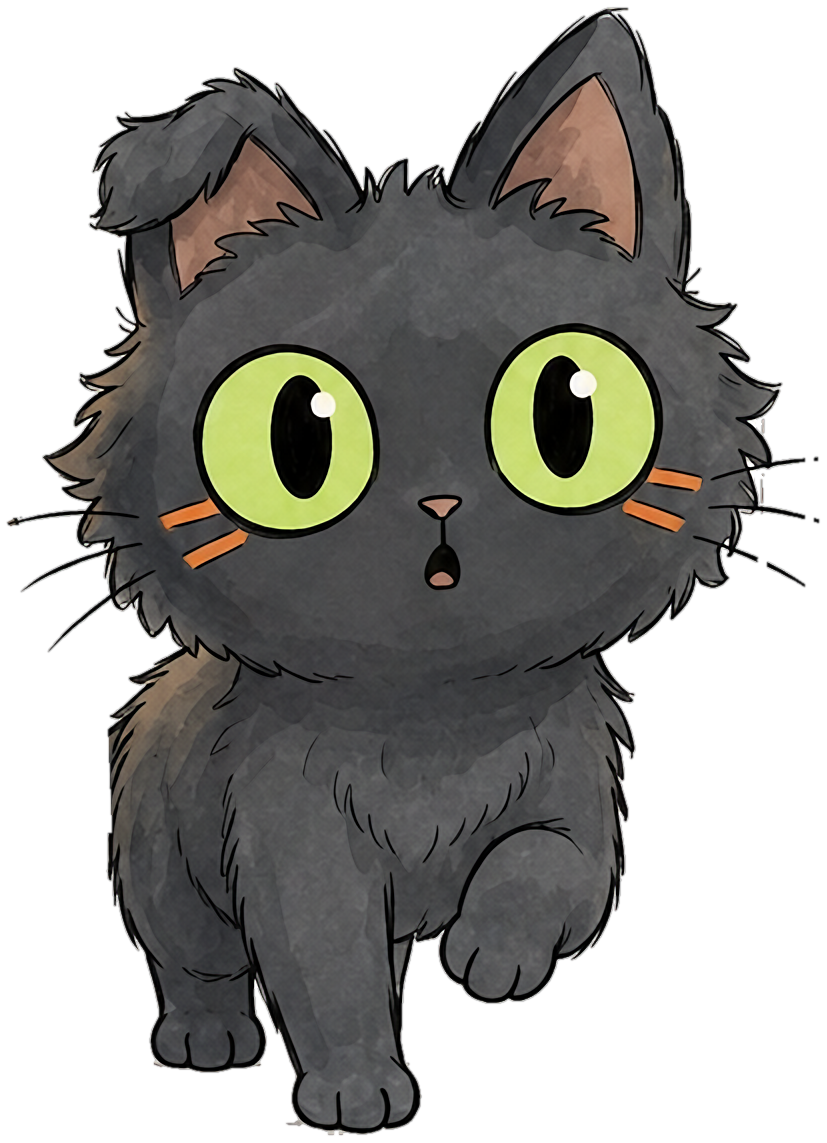
#> input picture videos/13_dver/reel/anim/kit/body.png, 827 x 1143 px, given in place of d1_doorway_x2.png, which was not available
$ python kit_doorway.py
#> lines starting #> are read from the running program, lines starting #| are printed output that depends on the picture
### scripts/anim.py
"""Движение внутри рисунка рилса (25.10, слово владельца: «сильное движение, а не только эффект камеры… профессионально,
не на коленке»). Сцена рилса — модуль videos/NN/reel/anim/<имя>.py со своими слоями и ключами; этот модуль — общее:

- кривые и пружины: cubic-bezier как в After Effects (`bezier`), падение под тяжестью (`gravity`), затухающая пружина
  (`spring`) для отскока и успокоения — числа движения берутся из физики, а не подбором;
- ключи (`Track`): значение по ключевым кадрам, у каждого отрезка своя кривая;
- рисунок на двойках (`on_twos`): рисованное меняется 12 раз в секунду, камера рилса идёт 30 — главный признак
  рисованной анимации (так уже живёт кукла, DOLL_FPS);
- слой (`Layer`): RGBA-вырезка с точкой опоры; ставится поворотом, сдвигом и сжатием вдоль своей оси — фон под ним не
  растягивается (пробник v3 тянул кусок картинки вокруг предмета: «резина»);
- смаз (`smear`): только у движущегося слоя, вдоль скорости, с чётким передним краем — как смаз-кадр аниматора,
  а не среднее нескольких кадров всей картинки (v3: мутное двойное пятно);
- штрихи удара тушью (`impact_strokes`): сужаются к концам, как линия пера, у каждого рисунка чуть свои.

Сцена отдаёт `frame(t, ctx) -> (картинка исходника ×2, камера)`; камера — поправка к окну плана reel.py
(сдвиг, наезд, поворот), её считает сцена: удар, задержка на ударе, тряска — это реакция на событие рисунка.
"""
import math
import importlib.util
import os

import cv2
import numpy as np

DRAW_FPS = 12


def on_twos(t, fps=DRAW_FPS):
    return math.floor(t * fps + 1e-6) / fps


def clamp01(u):
    return 0.0 if u < 0 else 1.0 if u > 1 else u


def bezier(p1x, p1y, p2x, p2y):
    """cubic-bezier(p1x, p1y, p2x, p2y) — та же кривая, что в CSS и After Effects. Возвращает u -> значение."""
    # [9 lines left out: function f, not called in this run]
    return f


LINEAR = lambda u: clamp01(u)                       # noqa: E731
EASE_OUT = bezier(0.22, 1.0, 0.36, 1.0)              # быстрый вход, долгое торможение (ease-out-quint)
EASE_IN = bezier(0.55, 0.0, 1.0, 0.45)               # разгон
EASE_IO = bezier(0.65, 0.0, 0.35, 1.0)
SNAP = bezier(0.16, 1.0, 0.3, 1.0)                    # резкий наезд камеры: 80% пути за первую треть


# [14 lines left out: functions gravity, spring, not called in this run]


class Track:
    """Значение по ключам: [(t, значение, кривая отрезка до следующего ключа)]. Значение — число или кортеж."""

    def __init__(self, keys):
        self.keys = sorted(keys, key=lambda k: k[0])

    # [11 lines left out: function __call__, not called in this run]


class Layer:
    """Вырезка RGBA (float32, альфа 0..1) с точкой опоры в своих координатах."""

    # [17 lines left out: functions __init__, cut, not called in this run]

    def home(self):
        """Точка опоры слоя на рисунке в покое."""
        return self.origin + self.pivot

    # [93 lines left out: functions matrix, draw, _smear, stroke, _vhash, vnoise, not called in this run]


# ПРАВИЛО 28 (владелец 03.11): влёт камеры на 0 с — мощный, красивый, динамичный, ПО УМОЛЧАНИЮ у каждой сцены хука.
# Эталон — рилс 17 «Пашешь, а итог ноль?» (владелец: «пусть это видео будет эталоном… минимум такое приближение… не
# байт в байт, а чтобы одинаковым не было по шаблону… то, что было в старых рилсах, такого никогда не должно быть»).
# Поэтому: (1) прежний мягкий влёт рилсов 08–16 (18 % за 0,25 с, −1,1°, без размытия) из кода удалён — любой вызов
# hook_cam даёт влёт не слабее эталона; (2) у каждого рилса свои параметры: число u ∈ [0, 1] берётся из времени удара
# сцены (своё у каждой озвучки), и каждый параметр идёт от значения эталона (u = 0) только в сторону сильнее, плюс свой
# боковой занос и сторона поворота. Минимум = рилс 17: влёт с 40 % дальше за 0,22 с, перелёт 5 %, поворот 3°,
# размытие движения, второй удар камерой +8 % на ударном слоге.
HOOK28_MIN = dict(zoom=0.40, snap=0.22, over=0.05, roll=3.0, kick=0.08, kick_roll=1.4, freq=1.8, blur=0.5)
HOOK28_MAX = dict(zoom=0.50, snap=0.18, over=0.07, roll=4.2, kick=0.11, kick_roll=2.0, freq=2.2, blur=0.6)
HOOK28_ROLL_SEC, HOOK28_BLUR_MAX, HOOK28_DRIFT = 0.3, 0.07, (60, 40)


# [50 lines left out: functions hook28_params, _hook28_zoom, zoom_blur, hook_cam, not called in this run]


# Рисунок хука двигается сам с первого кадра (владелец 26.10, рилс 08: лента листается уже на первом кадре; в 06 швабра
# начинала дрожать только с 0,15 с). Мера — доля пикселей рисунка, изменившихся между 0 и 0,1 с без камеры.
FIRST_MOTION_DT, FIRST_MOTION_LEVEL = 0.1, 12


# [6 lines left out: function first_frame_motion, not called in this run]


# Стандарт 25 (владелец 03.11: «движение с первого кадра очень интенсивное, ещё динамичнее, чем было»): мера не одного
# шага 0 → 0,1 с, а всей первой секунды кадр за кадром — рисунок не должен ни разу «встать» и в среднем меняться сильно.
OPENING_SEC, OPENING_FPS = 1.0, 30


# [42 lines left out: functions opening_motion, impact_strokes, squash_region, not called in this run]


_FOLLOW = {}
CONTACT_ZONE = 0.4


# [237 lines left out: functions _follow_geo, _centroid, squash_follow, grid, ink_objects, cut_polygon and 6 more, not called in this run]


DARK_BG = 110        # средняя яркость фона вокруг дыры ниже — тёмная стена: LaMa там не проверена (25.10 давала пятна)


# [13 lines left out: function inpaint_bg, not called in this run]


# --------------------------------------------------------------------------- нарезка частей тела без артефактов
# Рилс 13 (владелец 02.11, скрин хука 0:00.86): в слой хвоста попали три штриха усов — в рисунке усы щеки проходят через
# просвет завитка, и многоугольник хвоста забрал их; хвост машет — усы висят в воздухе рядом с ним. Тот же класс
# брака у любой части (лапа и шерсть соседа, ухо и прядь чёлки): тонкий штрих принадлежит той части, от которой растёт.
PART_CORE_OPEN = 7        # px: всё тоньше — штрих (ус, волосок, линия), а не тело части
PART_REACH = 10           # px: штрих ближе к телу части — её шерсть; дальше — чужой, уходит в родительский слой
SPUR_BASE = 4             # px: полоса у тела части, где ус и шерсть неразделимы — остаётся части
SPUR_LEN, SPUR_WIDTH = 30, 4.0   # длинный тонкий штрих, торчащий из части (ус через шерсть хвоста), — не её


# [29 lines left out: function split_part, not called in this run]


CLAIM_MIN_LEN = 35          # px: прямой тонкий штрих туши не короче — ус, а не прядь шерсти (пряди — треугольные и короче)
CLAIM_INK, CLAIM_WIDTH = 70, 5  # тушь темнее шерсти (шерсть 60–120); ус не толще 5 px


# [62 lines left out: functions claim_strokes, drop_scene_lines, keep_attached, not called in this run]


PART_UNDERLAP = 14          # px: часть заходит под соседний слой — шов разреза не просвечивает


# [135 lines left out: functions underlap, detached_share, trim_paper_edge, defringe, paper_like, sheet and 2 more, not called in this run]


_SCENES = {}


# [16 lines left out: functions scene, scene_files, not called in this run]


# ── Нарезка по точкам: SAM 2.1 + матирование края + усы (владелец 04.11: «чтобы всё цепляло: телефон в лапах,
# огонёк, усы… главное — лучшее качество») ────────────────────────────────────────────────────────────────────────
# Стенд experiments/cutout (три рисунка, лист compare_3methods.jpg): нынешняя нарезка по туши цепляет линии мебели и
# куски бумаги; BiRefNet вырезает прижатую подушку и фон за телефоном, ест усы (33–147 с, 9 ГБ); SAM 2.1 по точкам
# «кот / не кот» понимает границу предметов, матирование closed-form даёт мягкий край без каймы (3–6 с, 2 ГБ). Чего не
# хватало SAM — усы поверх светлых предметов: их возвращает whisker_alpha.
SAM_REPO, SAM_ZIP = "vietanhdev/segment-anything-2.1-onnx-models", "sam2.1_hiera_small_20260221.zip"   # Apache-2.0
MODEL_DIR = os.environ.get("STICKMAN_MODELS", os.path.expanduser("~/.cache/stickman_models"))
_SAM = {}


# [84 lines left out: functions _sam_sessions, _fill_small_holes, sam_mask, matte_alpha, not called in this run]


WHISKER_REACH = 150    # px ×2: дальше от контура усы не торчат; линия мебели уходит дальше — это не ус
WHISKER_INK = 105      # яркость туши уса (0..255): светлее — это тень или фактура бумаги
WHISKER_SPREAD = 5.0   # px: поперечный разброс штриха; у уса 1–3, у контура капли или дуги подлокотника — больше


# [39 lines left out: functions whisker_alpha, cut_sam, not called in this run]


# ── Фон под слоями — чистая подложка (04.11, стенд experiments/fill): LaMa оставляла призраки (серое пятно шерсти,
# силуэт головы), MI-GAN дорисовывала мусорные линии; модель картинок, перерисовавшая ТОТ ЖЕ рисунок без героя,
# достроила подушку и спинку дивана целиком. В кадр идёт только внутри дыры, после совмещения (ECC) и плавной
# поправки тона по краю. Один платный рисунок на сцену (cx/gpt-image-2.5 medium, 197 550), кэш по содержимому.
PLATE_MODEL, PLATE_SIZE, PLATE_Q = "cx/gpt-image-2.5", "1024x1536", "medium"
PLATE_TONE_MAX = 18          # разница рисунка и подложки, выше которой это уже не тон, а тень, линия или предмет
PLATE_PROMPT = ("Image 1 is a finished drawing. Redraw exactly the same drawing, the same room, furniture, objects, "
                "framing, scale, line work, colours and paper, but WITHOUT {what}: the place where it was shows what is "
                "behind it, the sofa, pillow, floor, wall or furniture continue naturally with their own lines and "
                "colours, as if it had never been there. Nothing else changes: every other object stays in exactly the "
                "same place and size. No letters or numbers anywhere.")


# [55 lines left out: functions _fuse_plate, plate_bg, not called in this run]

### videos/13_dver/reel/anim/kit_doorway.py
"""Набор слоёв хука рилса 13 для движков (HyperFrames, Remotion, наш numpy): каждый двигающийся предмет — свой PNG
с прозрачностью, фон — без них. Из оплаченных рисунков d1 (дверь, кот, пустое облачко) и d5 (облачко с карандашом),
бесплатно. Координаты ×2 (исходник 1024×1536 увеличен вдвое), сняты сеткой anim.grid 28.10.

Почему так: прежняя сцена двигала куски плоской картинки, поэтому всё, что сдвигалось, открывало «дыру», а её надо
было чем-то заливать. Профессиональная перекладка (After Effects, Rive, Spine) всегда начинается с разобранных слоёв.
Фон под котом заливается построчно цветом этой же строки стены и пола: стена и пол здесь горизонтальные, поэтому
линия пола продолжается сама, а открывается эта заливка лишь узкой полосой у края кота, когда он подпрыгивает."""
import json
import os
import sys

import cv2
import numpy as np
from PIL import Image

HERE = os.path.dirname(os.path.abspath(__file__)); REEL = os.path.dirname(HERE)
sys.path.insert(0, os.path.join(REEL, "..", "..", "..", "scripts"))
import anim  # noqa: E402

OUT = os.path.join(HERE, "kit")
ORIGIN = (230, 740)               # левый верх сцены (координаты слоёв в kit.json) в ×2
SIZE = (1440, 1920)
BG_TOP = 300                      # фон выше сцены на 300 px: над облачком — место под якорь, обрывкам есть куда лететь
DOOR = (410, 1385)                # внутренний проём: строки фона берутся отсюда
CAT_POLY = [(420, 1700), (640, 1690), (700, 1400), (1120, 1380), (1330, 1360), (1378, 1400), (1378, 1680), (1418, 1700), (1418, 1840),
            (1500, 1840), (1500, 2060), (1378, 2060), (1378, 2300),   # правее 1378 — рамка двери, кроме усов
            (1300, 2660), (700, 2660), (640, 2380), (420, 2380)]
TAIL_POLY = [(420, 1720), (625, 1720), (665, 1860), (705, 1960), (735, 2120), (745, 2380), (420, 2380)]
TAIL_PIVOT = (735, 2230)          # основание хвоста под телом
CAT_FOOT = (1070, 2520)          # точка опоры: между лапами на полу (низ лап — y 2521)
PENCIL_POLY = [(742, 846), (765, 765), (893, 598), (905, 575), (925, 558), (956, 558), (974, 580), (962, 605),
               (940, 630), (804, 803)]   # контур карандаша в d5 (сетка ×2 с шагом 20)
FLAME = (545, 1790)
HEAD = (1030, 1880, 340)          # морда: центр и радиус, в ней дырки — блики глаз
FLOOR_Y = 2250                    # линия стены и пола
ERASE = [(1235, 2395, 1380, 2450), (1350, 2075, 1380, 2400)]               # огонёк хвоста: его свечение на стене тоже убрать
CLOUD_BOX = (590, 740, 1340, 1335); BUB_BOX = (960, 1320, 1070, 1480)


def load(name):
#> called with name = 'd1_doorway_x2.png'
    return np.asarray(Image.open(os.path.join(REEL, ".cache", "anim", name)).convert("RGB")).astype(np.float32)
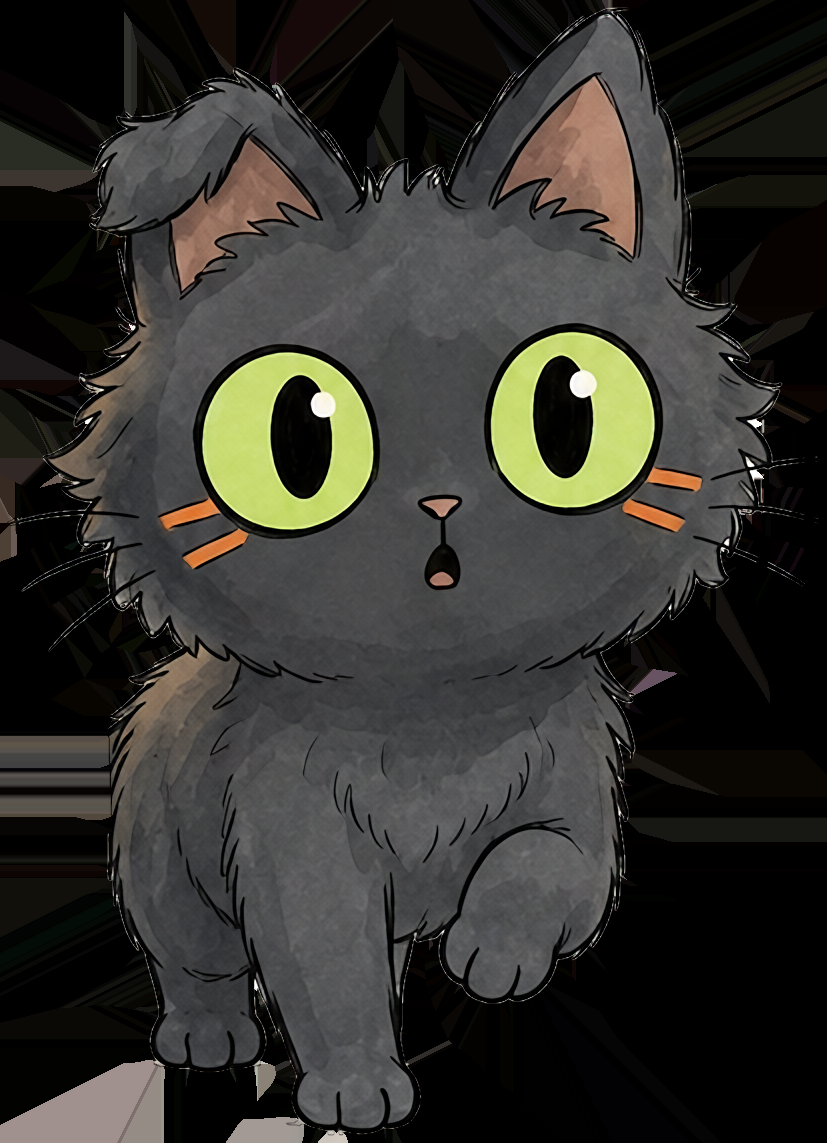
#> returned value: shape (1143, 827, 3) float32; mean of channels 0, 1, 2 51.6, 50.4, 45.6; drawn as R, G, B
#> call 2 of load, with name = 'd5_curtain_x2.png'
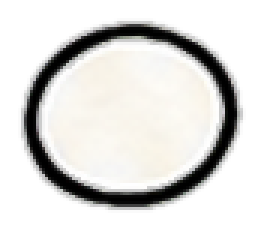
#> input picture videos/13_dver/reel/anim/kit/bubble1.png, 88 x 77 px, given in place of d5_curtain_x2.png, which was not available (shown 3 times larger)
#> in load (call 2), `return np.asarray(Image.open(os.path.join(REEL, ".cache", "anim", name..`:
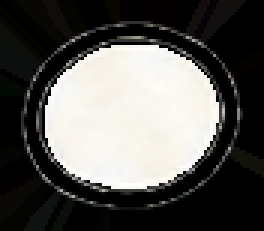
#> returned value: shape (77, 88, 3) float32 (shown 3 times larger); mean of channels 0, 1, 2 88.9, 88, 85; drawn as R, G, B


def rgba(img, m, box=None):
    """Слой: цвет + альфа, обрезанный по рамке маски с запасом; возвращает картинку и её левый верх."""
    ys, xs = np.where(m > 0.02)
    x0, y0, x1, y1 = (xs.min() - 6, ys.min() - 6, xs.max() + 7, ys.max() + 7) if box is None else box
    out = np.dstack([img[y0:y1, x0:x1], 255 * m[y0:y1, x0:x1]]).clip(0, 255).astype(np.uint8)
    return out, (int(x0), int(y0))


def ink_mask(img, poly, thr=200, close=7):
    """Тушь и шерсть внутри многоугольника: темнее бумаги или цветные (огонёк, глаза); дырки (глаза) залиты."""
#> called with thr = 200, close = 7
    reg = np.zeros(img.shape[:2], np.uint8); cv2.fillPoly(reg, [np.int32(poly)], 1)
#> after `cv2.fillPoly(reg, [np.int32(poly)], 1)`: reg: shape (1143, 827); every value is 0
    g = img.mean(2); sat = img.max(2) - img.min(2)
#> after `g = img.mean(2)`:
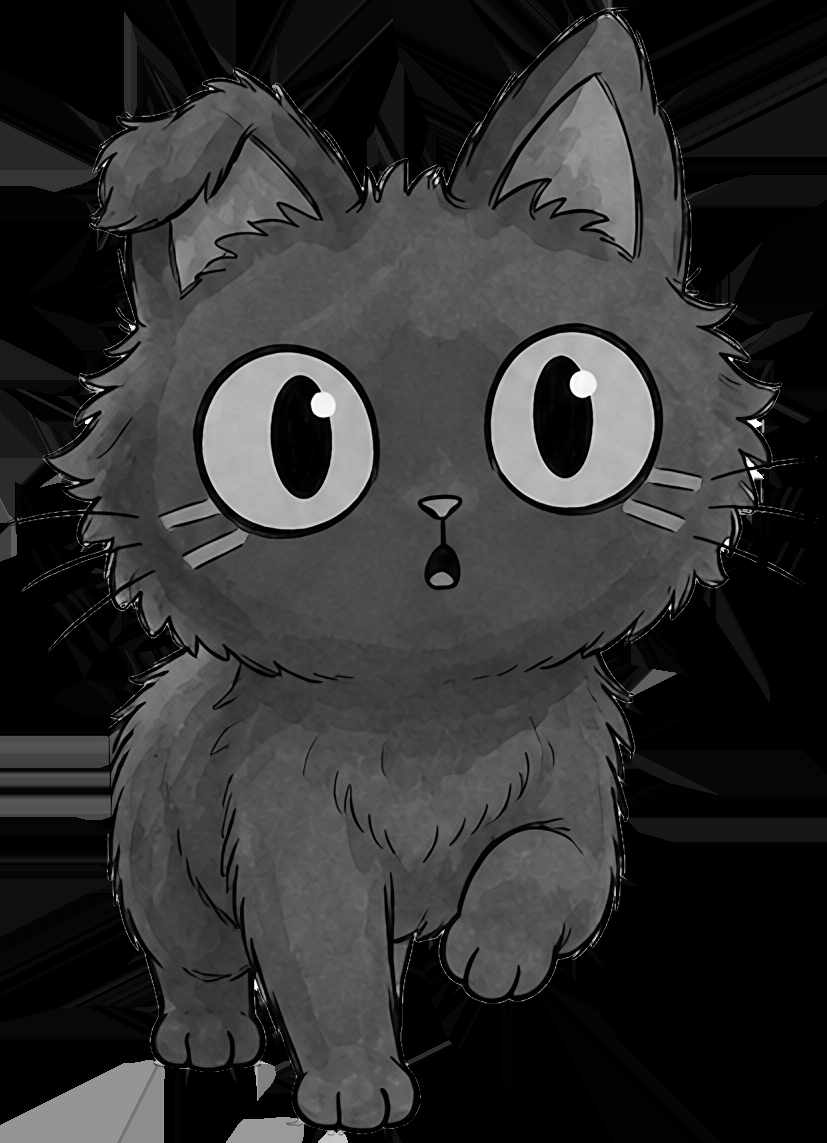
#> g: shape (1143, 827) float32; min 0, max 255, mean 49.2
#> after `sat = img.max(2) - img.min(2)`:
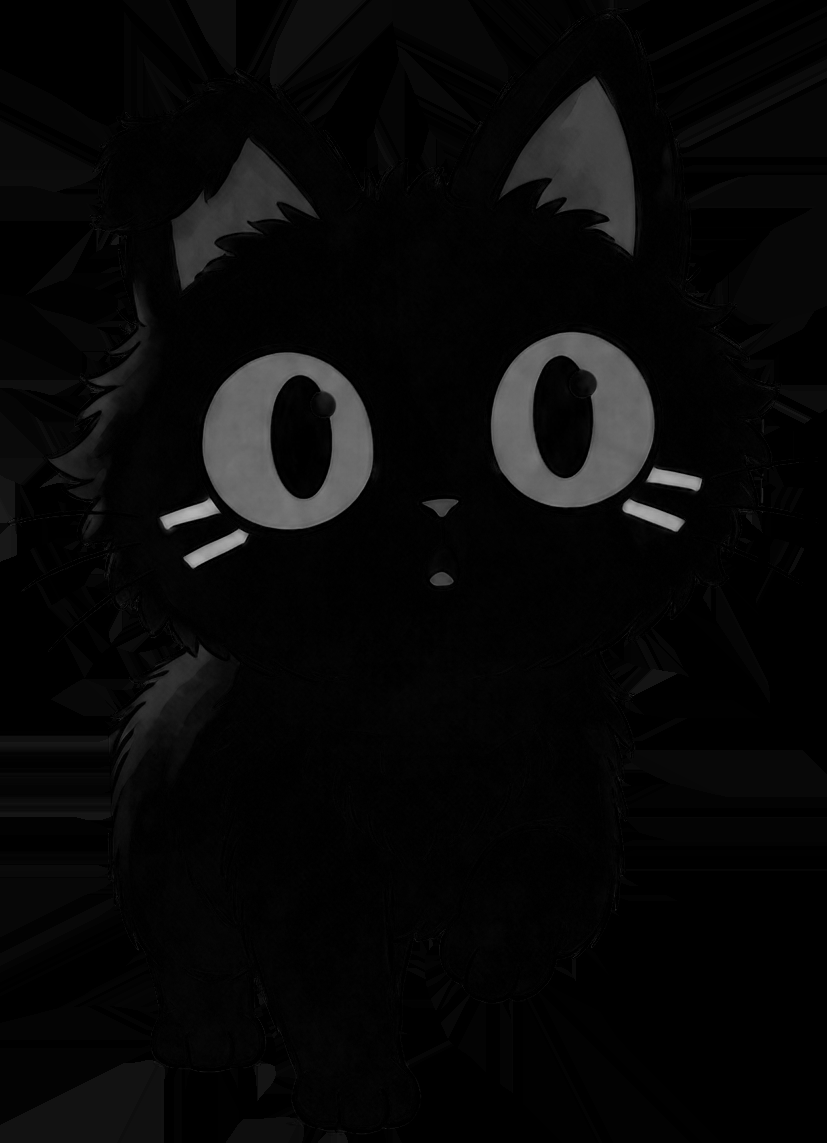
#> sat: shape (1143, 827) float32; min 0, max 179, mean 8.4
    m = ((g < thr) | (sat > 45)) & (reg > 0)
    m = cv2.morphologyEx(m.astype(np.uint8), cv2.MORPH_CLOSE, np.ones((close, close), np.uint8))
    # дырки заливаются только мелкие (блики, светлые волоски): крупная «дырка» — это стена, замкнутая линией двери
    # или завитком хвоста (первый проход 28.10 вырезал их вместе с котом)
    # заливаются только дырки в морде (блики глаз) и совсем мелкие; бумага между усами и у лап — не кот
    inv = (1 - m).astype(np.uint8)
#> inv: shape (1143, 827); every value is 1
    n, lab, st, cen = cv2.connectedComponentsWithStats(inv)
#> lab: shape (1143, 827) int32; every value is 1
#> n = 2; st = [[-1, 2147483647, 0, 0, 0], [0, 0, 827, 1143, 945261]]; cen = [[nan, nan], [413, 571]]
    for i in range(1, n):
        cx, cy = cen[i]; area = st[i, cv2.CC_STAT_AREA]
        if area < 150 or (area < 3000 and ((cx - HEAD[0]) / HEAD[2]) ** 2 + ((cy - HEAD[1]) / HEAD[2]) ** 2 < 1):
            m[lab == i] = 1
#> this loop made 1 pass
#> (cx, cy, area) on pass 1: (413, 571, 945261)
    # самый большой кусок и то, что начинается выше линии пола (усы, шерсть); линии пола и рамки — нет
    n, lab, st, _ = cv2.connectedComponentsWithStats(m)
#> lab: shape (1143, 827) int32; every value is 0
#> n = 1; st = [[0, 0, 827, 1143, 945261]]
    if n <= 1:
        return m
    big = 1 + int(np.argmax(st[1:, cv2.CC_STAT_AREA]))
    keep = (lab == big).astype(np.uint8)
    for i in range(1, n):
        if i != big and st[i, cv2.CC_STAT_AREA] > 40 and st[i, cv2.CC_STAT_TOP] + st[i, cv2.CC_STAT_HEIGHT] < FLOOR_Y:
            keep[lab == i] = 1
    return keep


def main():
    os.makedirs(OUT, exist_ok=True)
    A = load("d1_doorway_x2.png"); B = load("d5_curtain_x2.png")
    cat = ink_mask(A, CAT_POLY)
    floor_shadow = cat.copy(); floor_shadow[:2440] = 0       # тень на полу у лап — не кот: оставить фону
    reg = np.zeros_like(cat); cv2.fillPoly(reg, [np.int32(CAT_POLY)], 1)
    feet = ((A.mean(2) < 150) & (reg > 0)).astype(np.uint8)       # ниже линии лап — только тёмная тушь лап, без тени
    feet = cv2.morphologyEx(feet, cv2.MORPH_CLOSE, np.ones((5, 5), np.uint8))
    cat[2440:] = feet[2440:]; cat[2532:] = 0
    for x0, y0, x1, y1 in ERASE:                                 # линия пола у лапы и рамка двери у усов
        cat[y0:y1, x0:x1] = 0
    # рамка двери справа идёт вертикально сквозь усы: вертикальные штрихи в этой полосе — не кот
    # только в столбцах, где рамка тёмная и выше кота (y 1450–1650) — шерсть щеки рядом не трогать
    gA = A.mean(2)
#> (the run stopped early here; a loop or call above may not have finished)
